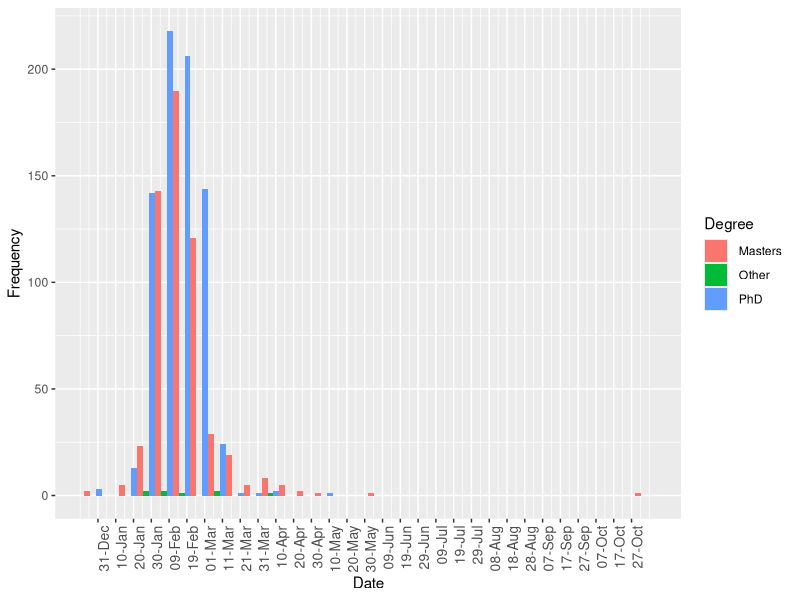
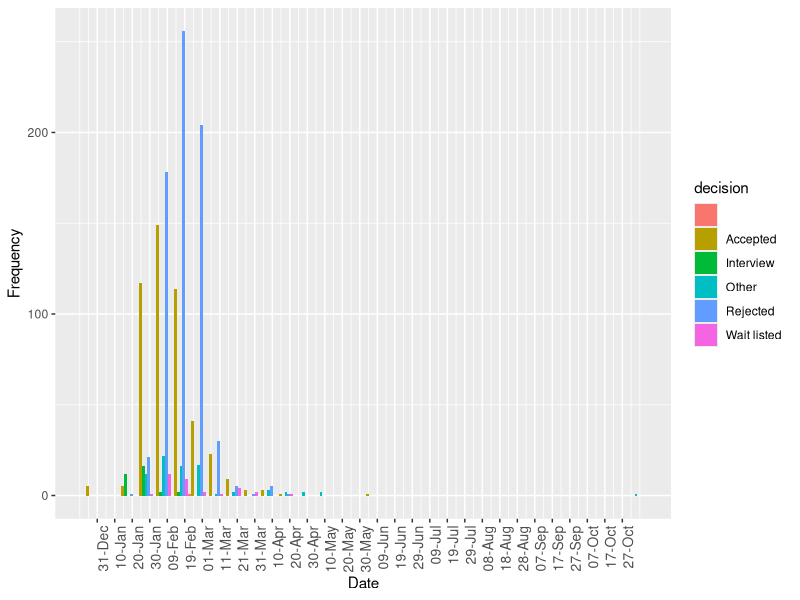
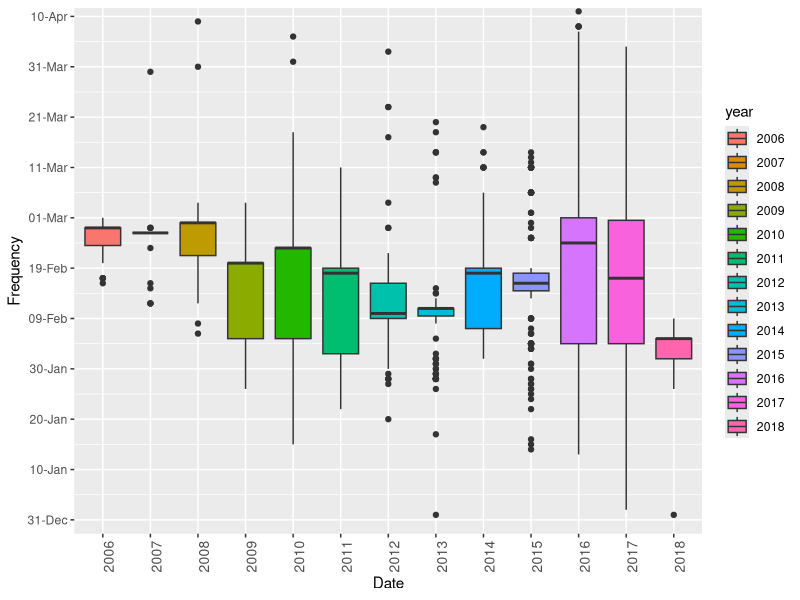

These figures' R source, in order:
library('stringr')
library('tidyr')
library('ggplot2')
library('scales')
Data=read.csv('Data_table.csv')
colnames(Data)=c('Institution','ProgramDetail','DecisionDate','Status','DataAddedDate','Note')
Data=subset(Data,Data$Institution!='Institution')
Final_Data=separate(Data,DecisionDate,into = c('Decision','Date'),sep = 'via',remove = T)
Final_Data=separate(Final_Data,Date,into = c('Method','Date'),sep = ' on ',remove = T)
Final_Data=separate(Final_Data,Date,into = c('Date','Misc'),sep = ' Undergrad ',remove = T)
Final_Data$Misc=NULL
Final_Data$Note=NULL
Final_Data$Status=NULL
Final_Data$DataAddedDate=NULL
Rust=as.matrix(Final_Data[,2])
for (i in 1:nrow(Rust)) {
  Rust[i,]=gsub('PhD \\(','\\$\\* PhD \\(',Rust[i,])
  Rust[i,]=gsub('Masters \\(','\\$\\* Masters \\(',Rust[i,])
  Rust[i,]=gsub('MFA \\(','\\$\\* MFA \\(',Rust[i,])
  Rust[i,]=gsub('Other \\(','\\$\\* Other \\(',Rust[i,])
  Rust[i,]=gsub('\\(F1','\\$\\* \\(F1',Rust[i,])
  Rust[i,]=gsub('\\(S1','\\$\\* \\(S1',Rust[i,])
  Rust[i,]=gsub('\\(\\?\\)','\\$\\* \\(\\?\\)',Rust[i,])
} #Use to separate the Program and Degree#
rm(i)
Rust=as.data.frame(Rust)
Rust=separate(Rust,V1,into = c('Program','Degree','Season'),sep = '\\$\\*',remove = T)
for (i in 1:nrow(Rust)) {
  Rust[i,1]=gsub('\\(','',Rust[i,1])
  Rust[i,1]=gsub('\\)','',Rust[i,1])
  Rust[i,1]=gsub('\\,','',Rust[i,1])
}
rm(i)
Rust=as.matrix(cbind(Rust,Final_Data$Date))
colnames(Rust)=c('Program','Degree','Season','Date')
Rust=as.data.frame(Rust)
Rust=separate(Rust,Date,c('day','month','year'),sep = ' ',remove = T)
Rust$Date=paste(Rust$day,Rust$month,' ')
Rust$day=NULL
Rust$month=NULL
Rust$Date=format(Rust$Date,format='%b %d')
Rust$converted=as.Date(Rust$Date,'%d %b')
Rust$decision=Final_Data$Decision
Rust=na.omit(Rust)
png('FrequencyAnalysis_PHD_MASTER.png')
ggplot(Rust,aes(x=converted,fill = Degree))+geom_histogram(binwidth=10, position = 'dodge')+scale_x_date(labels = date_format("%d-%b"), breaks =seq(min(Rust$converted)-1, max(Rust$converted)+1, 10))+theme(axis.text.x = element_text(angle = 90, hjust = 1,size = 10))+xlab('Date')+ylab('Frequency')
dev.off()
png('FrequencyAnalysis_Decision.png')
ggplot(Rust,aes(x=converted,fill = decision))+geom_histogram(binwidth=10, position = 'dodge')+scale_x_date(labels = date_format("%d-%b"), breaks =seq(min(Rust$converted)-1, max(Rust$converted)+1, 10))+theme(axis.text.x = element_text(angle = 90, hjust = 1,size = 10))+xlab('Date')+ylab('Frequency')
dev.off()
png('FrequencyAnalysis_EachYear_boxplot.png')
ggplot(Rust,aes(x = year,y=converted,fill=year))+geom_boxplot()+scale_y_date(labels = date_format("%d-%b"), breaks =seq(min(Rust$converted)-1, max(Rust$converted)+1, 10))+theme(axis.text.x = element_text(angle = 90, hjust = 1,size = 10))+xlab('Date')+ylab('Frequency')
dev.off()
